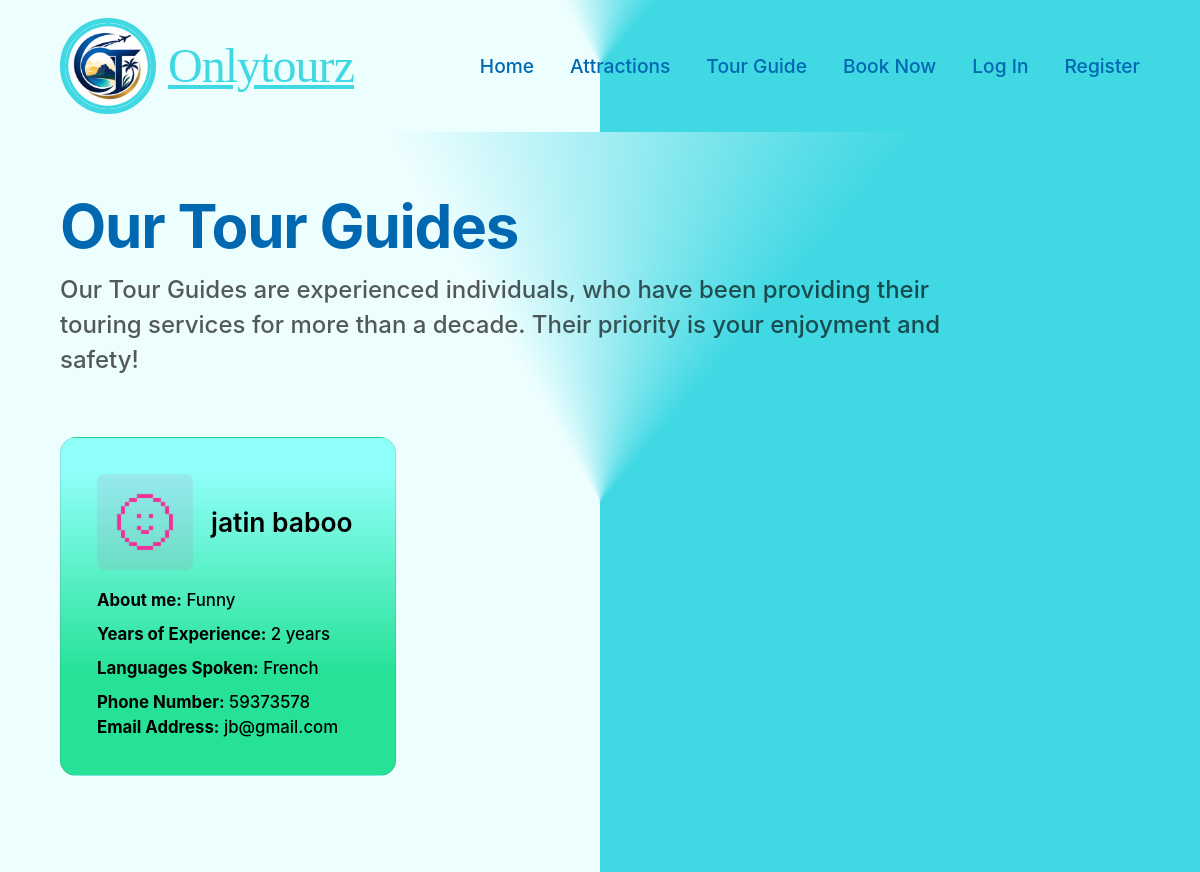
The page /tourguides/ on the database as committed earlier.
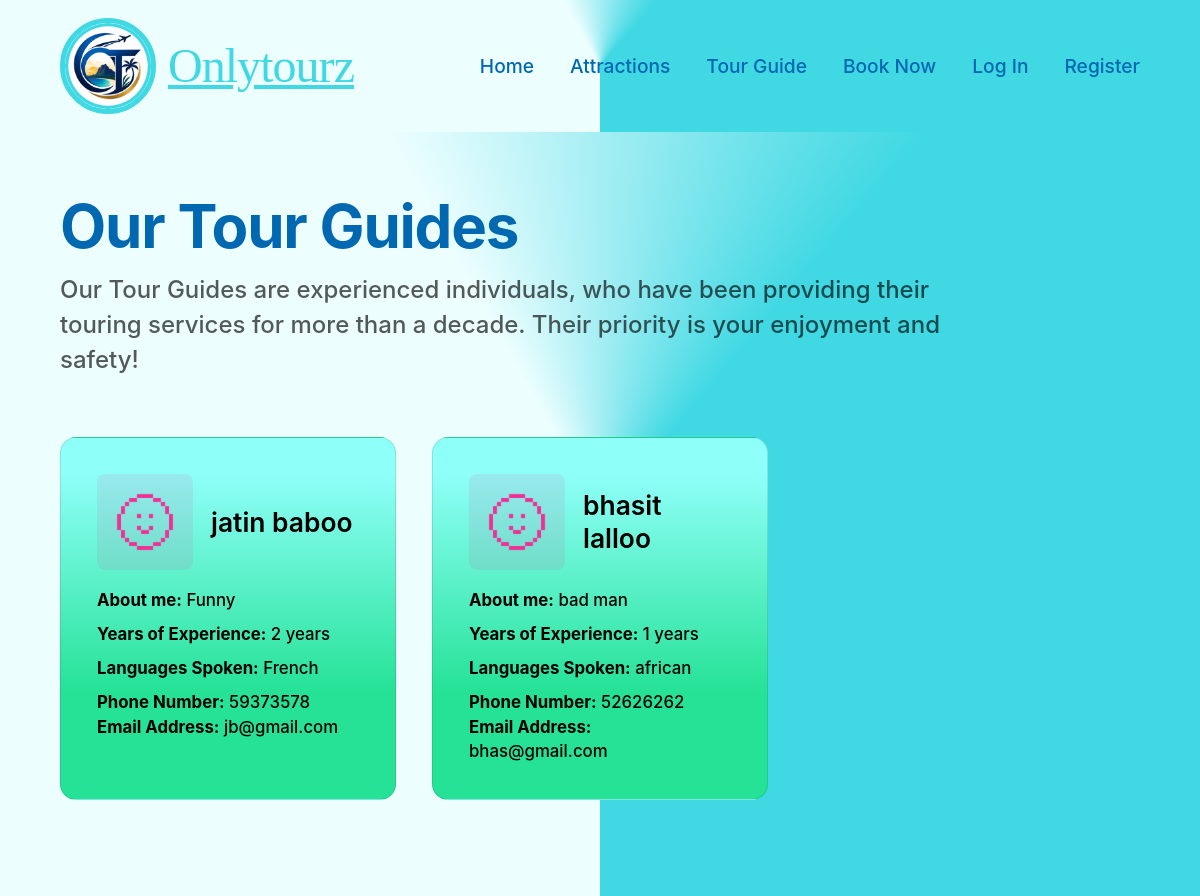
The same page on the database as committed later.
### OnlyToursApp/models.py (models this page shows, shortened)
class TourGuide(User):
	PhoneNumber = models.CharField(null=True, blank=True, max_length=12, help_text='Enter a Phone Number')
	YearsofExperience = models.IntegerField(null=True, blank=True, help_text='Enter your Years of Experience')
	PrimaryLanguage = models.CharField(null=True, blank=True, max_length=30,  help_text='Enter your Primary Language')
	Biography = models.CharField(null=True, blank=True, max_length=30,  help_text='Enter a biography of yourself')

class LanguagesSpoken(models.Model):
	Guide = models.ForeignKey(TourGuide, on_delete=models.CASCADE, help_text="Choose a Guide" )
	Language = models.CharField(null=True, blank=True, max_length=30,help_text="Enter a language" )

### OnlyToursApp/views.py (the view)
# urls.py: path('tourguides/', views.TourGuideListView.as_view(), name='tourguides'),
class TourGuideListView(ListView):
	model = TourGuide
	template_name = 'tour_guide.html'
	context_object_name = 'tourguides'

### OnlyToursApp/templates/tour_guide.html (shortened to what this page needs)
{% extends 'base.html' %}
{% load static %}
{% block extra_css %}
  <link rel="stylesheet" href="{% static 'css/tourguides.css' %}">
{% endblock %}
{% block content %}
<div class="guides-page site-brand-gradient">
  <div class="guides-inner">
    <div class="guides-intro">
      <h1 class="guides-title">Our Tour Guides</h1>
      <p class="guides-lead">
        Our Tour Guides are experienced individuals, who have been
        providing their touring services for more than a decade.
        Their priority is your enjoyment and safety!
      </p>
    </div>
    <div class="guide-grid">
      {% for guide in tourguides %}
      <article class="guide-card">
        <div class="guide-head">
          <img class="guide-photo" src="{% static 'tourism/images/image2.png' %}"
               alt="{{ guide.first_name }} {{ guide.last_name }}">
          <h2 class="guide-name">{{ guide.first_name }} {{ guide.last_name }}</h2>
        </div>
        <div class="guide-info">
          <p>
            <strong>About me:</strong>
            {{ guide.Biography|default:"Not provided" }}
          </p>
          <p>
            <strong>Years of Experience:</strong>
            {% if guide.YearsofExperience is not None %}{{ guide.YearsofExperience }} years{% else %}Not provided{% endif %}
          </p>
          <p>
            <strong>Languages Spoken:</strong>
            {% for lang in guide.languagesspoken_set.all %}{{ lang.Language|default_if_none:"" }}{% if not forloop.last %}, {% endif %}{% empty %}{{ guide.PrimaryLanguage|default:"Not provided" }}{% endfor %}
          </p>
          <p>
            <strong>Phone Number:</strong>
            {{ guide.PhoneNumber|default:"Not provided" }}
            <br>
            <strong>Email Address:</strong>
            {{ guide.email|default:"Not provided" }}
          </p>
        </div>
      </article>
      {% empty %}
      <p class="guide-empty">No tour guides available yet.</p>
      {% endfor %}
   </div>
  </div>
</div>
{% endblock %}

Rows that differ between the two databases and show on the page:
added TourGuide: first_name "bhasit", last_name "lalloo", Biography "bad man", YearsofExperience "1", PhoneNumber "52626262", email "bhas@gmail.com"
added LanguagesSpoken: Language "african", shown under "bhasit"
